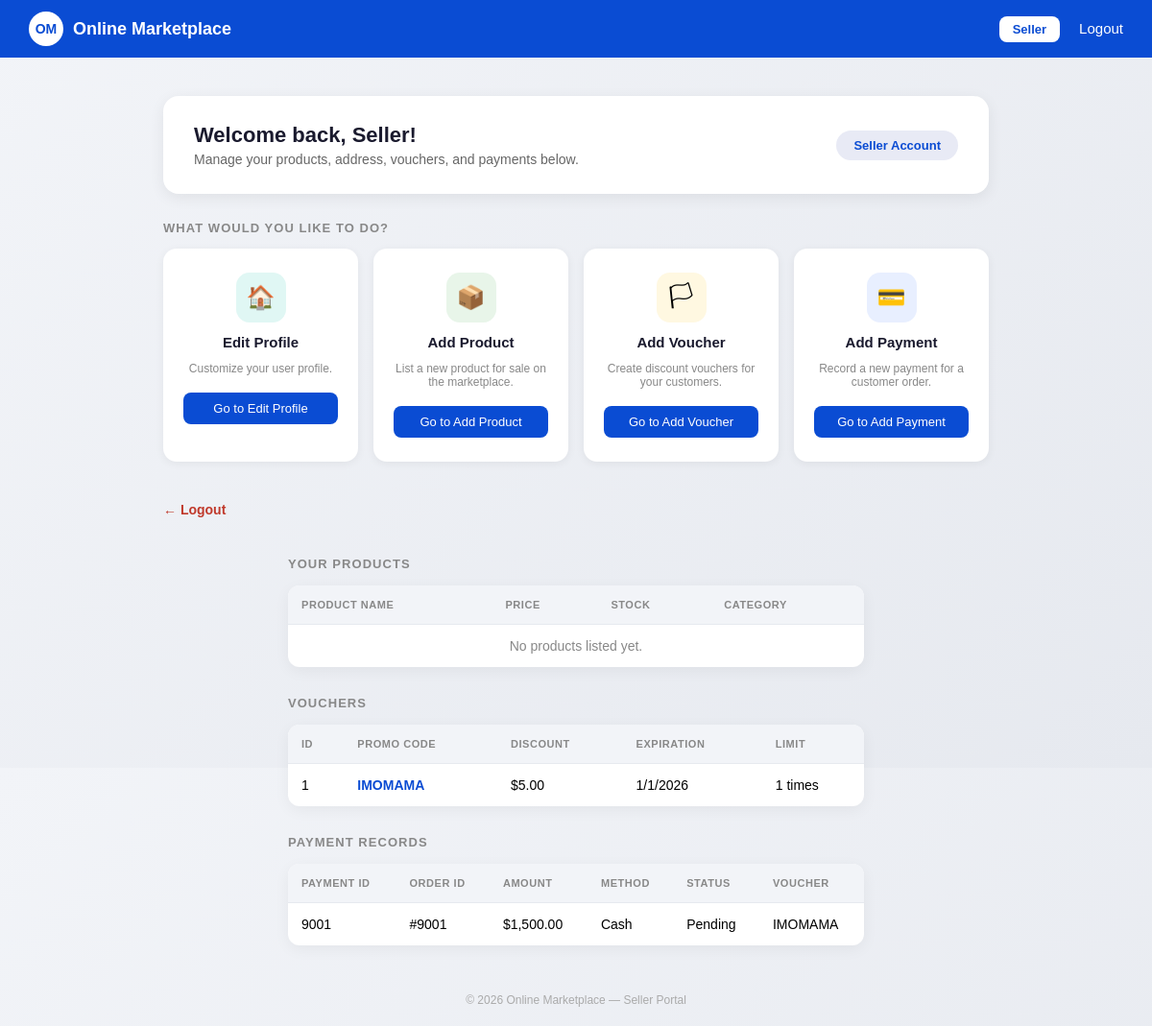
Screenshot of /users/seller/seller-interface.php (signed in) with the database file from the repository.
### tables this page shows
CREATE TABLE `voucher` (
  `VoucherID` int(11) NOT NULL,
  `Code` varchar(15) DEFAULT NULL,
  `DiscountAmount` decimal(10,2) DEFAULT NULL,
  `ExpirationDay` int(11) DEFAULT NULL,
  `ExpirationMonth` int(11) DEFAULT NULL,
  `ExpirationYear` int(11) DEFAULT NULL,
  `UsageLimit` int(11) DEFAULT NULL
);

CREATE TABLE `payment` (
  `PaymentID` int(11) NOT NULL,
  `OrderID` int(11) DEFAULT NULL,
  `VoucherID` int(11) DEFAULT NULL,
  `PaymentAmount` decimal(10,2) DEFAULT NULL CHECK (`PaymentAmount` > 0),
  `PaymentMethod` varchar(20) DEFAULT NULL,
  `Status` varchar(20) DEFAULT NULL
);

### users/seller/seller-interface.php (the view, shortened to what this page needs)
<?php
    $con = mysqli_connect("127.0.0.1", "root", "", "online_marketplace") or die("Error in connection.");
    $userId = $_SESSION['userId'];
    $products = mysqli_query($con, "
        SELECT p.*, c.CategoryName
        FROM Product p
        LEFT JOIN Category c ON p.CategoryID = c.CategoryID
        WHERE p.SellerID = $userId
    ");
    $vouchers = mysqli_query($con, "
        SELECT
            VoucherID,
            Code,
            DiscountAmount,
            ExpirationDay,
            ExpirationMonth,
            ExpirationYear,
            UsageLimit
        FROM Voucher
    ");
    $payments = mysqli_query($con, "
        SELECT
            p.PaymentID,
            p.OrderID,
            p.PaymentAmount,
            p.PaymentMethod,
            p.Status AS PaymentStatus,
            v.Code AS VoucherCode
        FROM Payment p
        LEFT JOIN Voucher v ON p.VoucherID = v.VoucherID
        ORDER BY p.PaymentID DESC
    ");
?>
<!DOCTYPE html>
<html lang="en">
<head>
    <link rel="stylesheet" href="../../style.css">
    <link rel="stylesheet" href="../interface.css">
</head>
<body>
    <nav class="navbar">
        <a href="../../index.html" class="nav-logo">
            <span class="logo-icon">OM</span>
            Online Marketplace
        </a>
        <ul class="nav-links">
            <li><span class="nav-badge seller-badge">Seller</span></li>
            <li><a href="../logout.php">Logout</a></li>
        </ul>
    </nav>
    <div class="page-wrapper">
        <div class="welcome-banner">
            <div>
                <h1>
                    Welcome back,
                    <?php echo isset($_SESSION['uname']) ? htmlspecialchars($_SESSION['uname']) : 'Seller'; ?>!
                </h1>
                <p>Manage your products, address, vouchers, and payments below.</p>
            </div>
            <span class="role-badge seller-badge">Seller Account</span>
        </div>
        <p class="section-title">What would you like to do?</p>
        <div class="action-grid">
            <div class="action-card seller-card">
                <div class="card-icon icon-teal">&#127968;</div>
                <h3>Edit Profile</h3>
                <p>Customize your user profile.</p>
                <button class="card-btn" onclick="location.href='../edit-profile.php'">
                    Go to Edit Profile
                </button>
            </div>
            <div class="action-card seller-card">
                <div class="card-icon icon-green">&#128230;</div>
                <h3>Add Product</h3>
                <p>List a new product for sale on the marketplace.</p>
                <button class="card-btn" onclick="location.href='add-product.php'">
                    Go to Add Product
                </button>
            </div>
            <div class="action-card seller-card">
                <div class="card-icon icon-amber">&#127987;</div>
                <h3>Add Voucher</h3>
                <p>Create discount vouchers for your customers.</p>
                <button class="card-btn" onclick="location.href='add-voucher.php'">
                    Go to Add Voucher
                </button>
            </div>
            <div class="action-card seller-card">
                <div class="card-icon icon-blue">&#128179;</div>
                <h3>Add Payment</h3>
                <p>Record a new payment for a customer order.</p>
                <button class="card-btn" onclick="location.href='add-payment.php'">
                    Go to Add Payment
                </button>
            </div>
        </div>
        <a href="../logout.php" class="logout-link">&larr; Logout</a>
    </div>
    <p class="section-title table-title">Your Products</p>
    <table class="records-table">
        <thead>
            <tr>
                <th>Product Name</th>
                <th>Price</th>
                <th>Stock</th>
                <th>Category</th>
            </tr>
        </thead>
        <tbody>
            <?php if(mysqli_num_rows($products) > 0): ?>
                <?php while($row = mysqli_fetch_assoc($products)): ?>
                    <tr>
                        <td>
                            <strong><?php echo htmlspecialchars($row['ProductName']); ?></strong>
                        </td>
                        <td>
                            $<?php echo number_format($row['Price'], 2); ?>
                        </td>
                        <td>
                            <?php echo $row['StockQuantity']; ?>
                        </td>
                        <td>
                            <?php echo htmlspecialchars($row['CategoryName'] ?? 'Uncategorized'); ?>
                        </td>
                    </tr>
                <?php endwhile; ?>
            <?php else: ?>
                <tr>
                    <td colspan="4" style="text-align:center; color:#888;">
                        No products listed yet.
                    </td>
                </tr>
            <?php endif; ?>
        </tbody>
    </table>
    <p class="section-title table-title">Vouchers</p>
    <table class="records-table">
        <thead>
            <tr>
                <th>ID</th>
                <th>Promo Code</th>
                <th>Discount</th>
                <th>Expiration</th>
                <th>Limit</th>
            </tr>
        </thead>
        <tbody>
            <?php if(mysqli_num_rows($vouchers) > 0): ?>
                <?php while($row = mysqli_fetch_assoc($vouchers)): ?>
                    <tr>
                        <td>
                            <?php echo $row['VoucherID']; ?>
                        </td>
                        <td style="font-weight: bold; color: #0a4cd3;">
                            <?php echo htmlspecialchars($row['Code']); ?>
                        </td>
                        <td>
                            $<?php echo number_format($row['DiscountAmount'], 2); ?>
                        </td>
                        <td>
                            <?php echo $row['ExpirationDay'] . "/" . $row['ExpirationMonth'] . "/" . $row['ExpirationYear']; ?>
                        </td>
                        <td>
                            <?php echo $row['UsageLimit']; ?> times
                        </td>
                    </tr>
                <?php endwhile; ?>
            <?php endif; ?>
        </tbody>
    </table>
    <p class="section-title table-title">Payment Records</p>
    <table class="records-table">
        <thead>
            <tr>
                <th>Payment ID</th>
                <th>Order ID</th>
                <th>Amount</th>
                <th>Method</th>
                <th>Status</th>
                <th>Voucher</th>
            </tr>
        </thead>
        <tbody>
            <?php if(mysqli_num_rows($payments) > 0): ?>
                <?php while($row = mysqli_fetch_assoc($payments)): ?>
                    <tr>
                        <td>
                            <?php echo $row['PaymentID']; ?>
                        </td>
                        <td>
                            #<?php echo $row['OrderID']; ?>
                        </td>
                        <td>
                            $<?php echo number_format($row['PaymentAmount'], 2); ?>
                        </td>
                        <td>
                            <?php echo htmlspecialchars($row['PaymentMethod']); ?>
                        </td>
                        <td>
                            <?php echo htmlspecialchars($row['PaymentStatus']); ?>
                        </td>
                        <td>
                            <?php echo !empty($row['VoucherCode']) ? htmlspecialchars($row['VoucherCode']) : 'None'; ?>
                        </td>
                    </tr>
                <?php endwhile; ?>
            <?php endif; ?>
        </tbody>
    </table>
    <div class="page-footer">
        &copy; <?php echo date('Y'); ?> Online Marketplace &mdash; Seller Portal
    </div>
</body>
</html>

### style.css (style rules this page uses)
* { box-sizing: border-box; font-family: Arial, Helvetica, sans-serif; }
body { margin: 0; height: 100vh; background: linear-gradient(135deg, #f2f4f8, #e6e9ef); }
.navbar { background: #0a4cd3; padding: 12px 30px; display: flex; justify-content: space-between; align-items: center; }
.nav-logo { display: flex; align-items: center; color: white; font-size: 18px; font-weight: bold; }
.nav-links { list-style: none; display: flex; gap: 20px; margin: 0; }
.nav-links a { color: white; text-decoration: none; font-size: 15px; }

### users/interface.css (style rules this page uses)
* { box-sizing: border-box; margin: 0; padding: 0; font-family: Arial, Helvetica, sans-serif; }
body { background: linear-gradient(135deg, #f2f4f8, #e6e9ef); min-height: 100vh; }
.navbar { background: #0a4cd3; padding: 12px 30px; display: flex; justify-content: space-between; align-items: center; position: sticky; top: 0; z-index: 100; }
.nav-logo { color: white; font-size: 18px; font-weight: bold; display: flex; align-items: center; gap: 10px; text-decoration: none; }
.nav-logo span.logo-icon { background: white; color: #0a4cd3; font-weight: bold; font-size: 14px; width: 36px; height: 36px; border-radius: 50%; display: flex; align-items: center; justify-content: center; }
.nav-links { list-style: none; display: flex; gap: 20px; align-items: center; }
.nav-links a { color: white; text-decoration: none; font-size: 15px; transition: opacity 0.2s; }
.nav-badge { background: white; color: #0a4cd3; padding: 6px 14px; border-radius: 8px; font-weight: bold; font-size: 13px; }
.page-wrapper { max-width: 900px; margin: 40px auto; padding: 0 20px; }
.welcome-banner { background: white; border-radius: 16px; padding: 28px 32px; margin-bottom: 28px; display: flex; align-items: center; justify-content: space-between; box-shadow: 0 4px 16px rgba(0, 0, 0, 0.07); }
.welcome-banner h1 { font-size: 22px; color: #1a1a2e; margin-bottom: 4px; }
.welcome-banner p { color: #666; font-size: 14px; }
.role-badge { background: #e8ebff; color: #0a4cd3; font-size: 13px; font-weight: bold; padding: 8px 18px; border-radius: 20px; white-space: nowrap; }
.role-badge.seller-badge { background: #e8eaf5; color: #0a4cd3; }
.section-title { font-size: 13px; font-weight: bold; text-transform: uppercase; letter-spacing: 0.08em; color: #888; margin-bottom: 14px; }
.action-grid { display: grid; grid-template-columns: repeat(auto-fit, minmax(200px, 1fr)); gap: 16px; margin-bottom: 32px; }
.action-card { background: white; border-radius: 14px; padding: 24px 20px; text-align: center; text-decoration: none; color: inherit; box-shadow: 0 2px 10px rgba(0,0,0,0.06); border: 1.5px solid transparent; transition: transform 0.18s, box-shadow 0.18s, border-color 0.18s; display: flex; flex-direction: column; align-items: center; gap: 12px; cursor: pointer; }
.action-card .card-icon { width: 52px; height: 52px; border-radius: 14px; display: flex; align-items: center; justify-content: center; font-size: 24px; }
.icon-blue { background: #e8efff; }
.icon-green { background: #e8f5e9; }
.icon-amber { background: #fff8e1; }
.icon-teal { background: #e0f7f4; }
.action-card h3 { font-size: 15px; font-weight: bold; color: #1a1a2e; margin: 0; }
.action-card p { font-size: 12px; color: #888; margin: 0; }
.action-card .card-btn { margin-top: 6px; background: linear-gradient(135deg, #1e6df6, #0a4cd3); color: white; border: none; padding: 9px 20px; border-radius: 8px; font-size: 13px; cursor: pointer; width: 100%; transition: opacity 0.18s; }
.seller-card .card-btn { background: #0a4cd3; }
.logout-link { display: inline-block; margin-top: 10px; color: #c0392b; text-decoration: none; font-size: 14px; font-weight: bold; }
.page-footer { text-align: center; padding: 20px; color: #aaa; font-size: 12px; }

### users/seller/seller-interface.php (style rules this page uses)
.table-title { justify-self: center; width: 50vw; }
.records-table { justify-self: center; width: 50vw; border-collapse: collapse; margin-top: 15px; margin-bottom: 30px; background: white; border-radius: 12px; overflow: hidden; box-shadow: 0 4px 16px rgba(0,0,0,0.05); }
.records-table th, .records-table td { padding: 14px; border-bottom: 1px solid #e6e9ef; text-align: left; font-size: 14px; }
.records-table th { background: #f2f4f8; color: #888; font-size: 11px; text-transform: uppercase; letter-spacing: 0.05em; }
.records-table tr:last-child td { border-bottom: none; }

### rows the page displays
voucher: VoucherID "1", Code "IMOMAMA", DiscountAmount "5.00", ExpirationDay "1", ExpirationMonth "1", ExpirationYear "2026", UsageLimit "1"
payment: PaymentID "9001", OrderID "9001", PaymentAmount "1,500.00", PaymentMethod "Cash", Status "Pending", VoucherID.Code "IMOMAMA"
